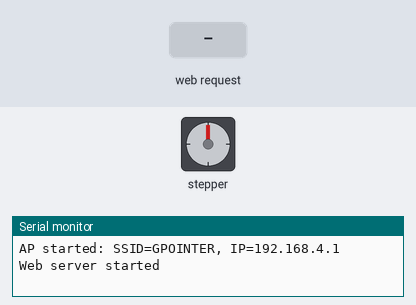
Simulated run of this sketch. Board: ESP32-S3. Shown: stepper motor, the last lines printed to the serial monitor. Wiring (inferred from the names in the program): stepper motor driver (200 steps per turn assumed): step GPIO 4; direction GPIO 5; enable GPIO 6. The test bench sets the inputs (shaded band).

Above: at 1.2 s.
1.3 s: HTTP request GET /scan received
At 2.1 s:
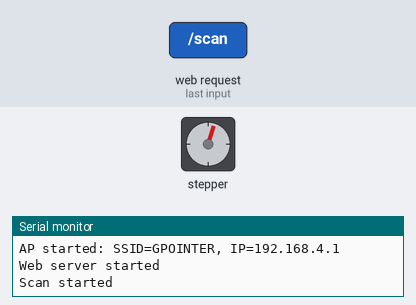
2.8 s: HTTP request GET /left received
4.7 s: HTTP request GET /right received
Timing chart, 0 to 12.6 s (numbered marks = the images above; inputs shaded):
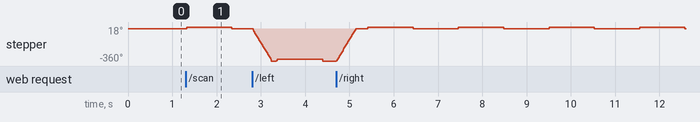

The sketch:

firmware.ino
```cpp
#include <WiFi.h>
#include <WebServer.h>

#define EN_PIN   6
#define DIR_PIN  5
#define STEP_PIN 4

const char* ssid = "GPOINTER";
const char* password = "12345678";

WebServer server(80);

// Motor control
int speedPercent = 50;        // Скорость 0–100%
int moveSteps = 200;          // Шагов для Left/Right
int scanSteps = 10;           // Шагов в режиме Scan
float scanDelay = 1.0;        // Задержка между циклами Scan (сек)
bool scanning = false;
unsigned long lastScanTime = 0;
bool scanDirection = true;

String currentFirmwareVersion = "beta v0.2";

// --- Motor ---
void rotateSteps(bool dir, int steps, int delay_us) {
  digitalWrite(EN_PIN, LOW);
  digitalWrite(DIR_PIN, dir);
  for (int i = 0; i < steps; i++) {
    digitalWrite(STEP_PIN, HIGH);
    delayMicroseconds(delay_us);
    digitalWrite(STEP_PIN, LOW);
    delayMicroseconds(delay_us);
  }
}

// --- Handlers ---
void handleLeft() {
  int delay_us = map(speedPercent, 0, 100, 2000, 200);
  rotateSteps(false, moveSteps, delay_us);
  Serial.printf("LEFT %d steps\n", moveSteps);
  server.send(200, "text/plain", "Left pressed");
}

void handleRight() {
  int delay_us = map(speedPercent, 0, 100, 2000, 200);
  rotateSteps(true, moveSteps, delay_us);
  Serial.printf("RIGHT %d steps\n", moveSteps);
  server.send(200, "text/plain", "Right pressed");
}

void handleSpeed() {
  if (server.hasArg("value")) speedPercent = constrain(server.arg("value").toInt(),0,100);
  server.send(200,"text/plain","OK");
}

void handleMoveSteps() {
  if (server.hasArg("value")) moveSteps = constrain(server.arg("value").toInt(),1,2000);
  server.send(200,"text/plain","OK");
}

void handleScanSteps() {
  if (server.hasArg("value")) scanSteps = constrain(server.arg("value").toInt(),1,3000);
  server.send(200,"text/plain","OK");
}

void handleScanDelay() {
  if (server.hasArg("value")) scanDelay = constrain(server.arg("value").toFloat(),0,5.0);
  server.send(200,"text/plain","OK");
}

void handleScan() {
  scanning = !scanning;
  Serial.printf("Scan %s\n", scanning ? "started" : "stopped");
  server.send(200,"text/plain",scanning ? "Scan ON":"Scan OFF");
}

// --- Web page ---
void handleRoot() {
  String html = R"rawliteral(
<!DOCTYPE html>
<html lang="en">
<head>
<meta name="viewport" content="width=device-width, initial-scale=1.0, user-scalable=no">
<title>ESP Motor Control</title>
<style>
body{font-family:Arial,sans-serif;margin:0;padding:0;background:#000;color:#fff;-webkit-user-select:none;user-select:none;touch-action:none;}
.tabs{display:flex;background:#111;}
.tabs button{flex:1;padding:14px;background:#111;color:#fff;border:none;font-size:18px;}
.tabs button.active{background:#333;}
.tab-content{display:none;padding:20px;background:#000;min-height:80vh;}
.tab-content.active{display:block;}
.btn{display:block;width:100%;margin:15px 0;padding:24px;font-size:26px;font-weight:bold;border:none;border-radius:8px;background:#444;color:#fff;}
.btn:active{background:#666;}
.row{display:flex;gap:12px;margin:20px 0;}
.row .btn{flex:1;font-size:28px;padding:30px;}
.slider-container{margin:20px 0;text-align:center;}
.slider-container label{display:block;margin-bottom:8px;font-size:20px;}
input[type=range]{width:100%;}
.status{margin-top:20px;font-size:22px;font-weight:bold;text-align:center;}
.log{background:#111;padding:10px;border:1px solid #444;height:200px;overflow-y:auto;font-size:14px;}
</style>
</head>
<body>

<div class="tabs">
  <button class="tablink active" onclick="openTab(event,'remote')">Remote</button>
  <button class="tablink" onclick="openTab(event,'firmware')">Firmware</button>
  <button class="tablink" onclick="openTab(event,'debug')">Debug</button>
</div>

<div id="remote" class="tab-content active">
  <div class="row">
    <button class="btn" id="btnLeft">Left</button>
    <button class="btn" id="btnRight">Right</button>
  </div>
  <div class="slider-container">
    <label>Speed: <span id="speedValue">50%</span></label>
    <input type="range" id="speed" min="0" max="100" value="50">
  </div>
  <div class="slider-container">
    <label>Move Range: <span id="moveValue">200</span></label>
    <input type="range" id="moveRange" min="1" max="2000" value="200">
  </div>
  <div class="slider-container">
    <label>Scan Range: <span id="scanValue">10</span></label>
    <input type="range" id="scanRange" min="1" max="3000" value="10">
  </div>
  <div class="slider-container">
    <label>Scan Delay: <span id="delayValue">1.0</span></label>
    <input type="range" id="delayRange" min="0" max="5" step="0.1" value="1.0">
  </div>
  <button class="btn" id="btnScan">Scan</button>
  <div class="status" id="statusText">Scan: OFF</div>
</div>

<div id="firmware" class="tab-content">
  <div>Current Version: <b id="currentFirmware">beta v0.2</b></div>
  <div>New Version: <b id="newFirmwareVersion">Checking...</b></div>
  <input type="file">
  <button class="btn" onclick="checkFirmwareVersion()">Check Update</button>
</div>

<div id="debug" class="tab-content">
  <h3>Events Log</h3>
  <div class="log" id="eventLog"></div>
</div>

<script>
let scanState=false;

function openTab(evt,id){
  document.querySelectorAll('.tab-content').forEach(e=>e.classList.remove('active'));
  document.querySelectorAll('.tablink').forEach(e=>e.classList.remove('active'));
  document.getElementById(id).classList.add('active');
  evt.currentTarget.classList.add('active');
}

function logEvent(t){
  let l=document.getElementById("eventLog"), ts=new Date().toLocaleTimeString();
  l.innerHTML=`<div>[${ts}] ${t}</div>`+l.innerHTML;
}

function sendCommand(cmd){fetch(cmd).then(r=>r.text()).then(t=>logEvent(t)).catch(e=>logEvent("Error:"+e));}

function holdCommand(cmd){
  sendCommand(cmd);
  let holdInterval=setInterval(()=>sendCommand(cmd),100);
  const clearHold=()=>clearInterval(holdInterval);
  document.addEventListener("mouseup",clearHold,{once:true});
  document.addEventListener("touchend",clearHold,{once:true});
}

// Buttons
document.getElementById("btnLeft").addEventListener("mousedown",()=>holdCommand("/left"));
document.getElementById("btnLeft").addEventListener("touchstart",()=>holdCommand("/left"));
document.getElementById("btnRight").addEventListener("mousedown",()=>holdCommand("/right"));
document.getElementById("btnRight").addEventListener("touchstart",()=>holdCommand("/right"));

// Sliders
document.getElementById("speed").oninput = (e)=>{document.getElementById("speedValue").innerText=e.target.value+"%";fetch("/speed?value="+e.target.value);logEvent("Speed "+e.target.value+"%");};
document.getElementById("moveRange").oninput = (e)=>{document.getElementById("moveValue").innerText=e.target.value;fetch("/moveSteps?value="+e.target.value);logEvent("Move "+e.target.value);};
document.getElementById("scanRange").oninput = (e)=>{document.getElementById("scanValue").innerText=e.target.value;fetch("/scanSteps?value="+e.target.value);logEvent("ScanRange "+e.target.value);};
document.getElementById("delayRange").oninput = (e)=>{document.getElementById("delayValue").innerText=e.target.value;fetch("/scanDelay?value="+e.target.value);logEvent("ScanDelay "+e.target.value+"s");};

// Scan button
document.getElementById("btnScan").onclick = ()=>{
  scanState=!scanState;
  document.getElementById("statusText").innerText="Scan: "+(scanState?"ON":"OFF");
  fetch("/scan"); logEvent("Scan "+(scanState?"ON":"OFF"));
}

// Firmware check
async function checkFirmwareVersion(){
  try{
    const resp = await fetch("https://gpointer.eu/firmware/version.json");
    const data = await resp.json();
    document.getElementById("newFirmwareVersion").innerText=data.latest;
    logEvent("Firmware check: latest="+data.latest);
  }catch(e){
    document.getElementById("newFirmwareVersion").innerText="Error";
    logEvent("Firmware check error");
  }
}
document.addEventListener("DOMContentLoaded",()=>{checkFirmwareVersion();});
</script>
</body>
</html>
)rawliteral";
  server.send(200,"text/html",html);
}

void setup() {
  Serial.begin(115200);
  pinMode(EN_PIN, OUTPUT); pinMode(DIR_PIN, OUTPUT); pinMode(STEP_PIN, OUTPUT);
  digitalWrite(EN_PIN, LOW);

  WiFi.softAP(ssid,password);
  Serial.printf("AP started: SSID=%s, IP=%s\n", ssid, WiFi.softAPIP().toString().c_str());

  server.on("/", handleRoot);
  server.on("/left", handleLeft);
  server.on("/right", handleRight);
  server.on("/speed", handleSpeed);
  server.on("/moveSteps", handleMoveSteps);
  server.on("/scanSteps", handleScanSteps);
  server.on("/scanDelay", handleScanDelay);
  server.on("/scan", handleScan);
  server.begin();
  Serial.println("Web server started");
}

void loop() {
  server.handleClient();
  if(scanning && millis() - lastScanTime > (unsigned long)(scanDelay*1000)){
    int delay_us = map(speedPercent,0,100,2000,200);
    rotateSteps(scanDirection, scanSteps, delay_us);
    scanDirection = !scanDirection;
    lastScanTime = millis();
  }
}
```

Measured:
- after the input at 1.3 s, stepper: turns 18° clockwise in 0.02 s, then 18° counter-clockwise in 0.02 s
